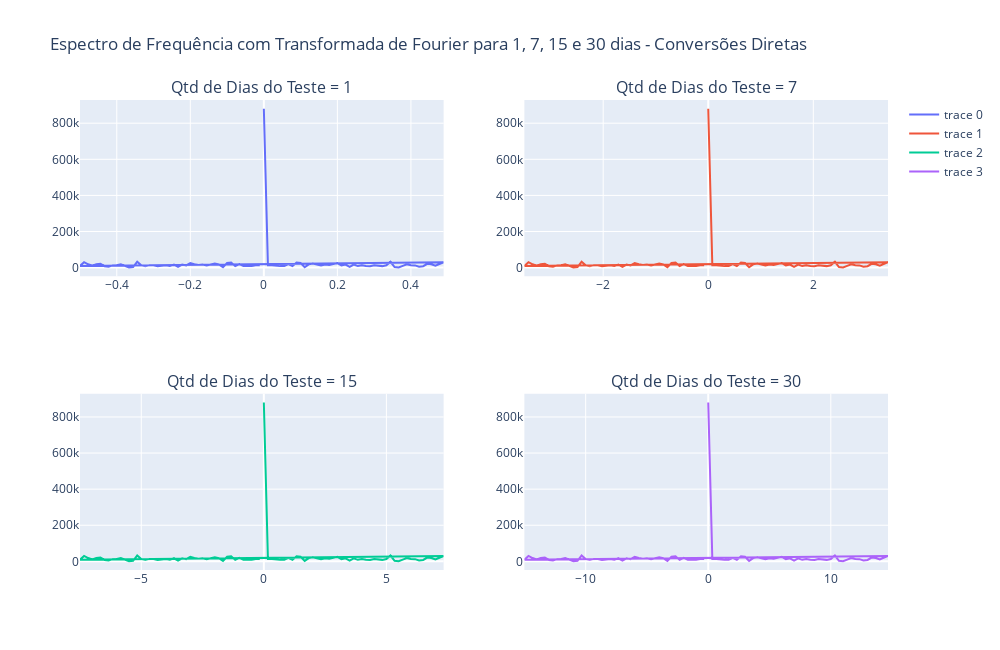

Write notebook code for a chart like this one.
### Markdown cell above
Como as séries são estacionárias, elas parecem indicar falta de sazonalidade. Agora partindo para o teste Análise Espectral, utilizando uma Transformada de Fourier:

### Code cell
tipo = "Conversões Diretas"
teste_espectro_fourier(df_aux["clickThroughConversions"], tipo)
